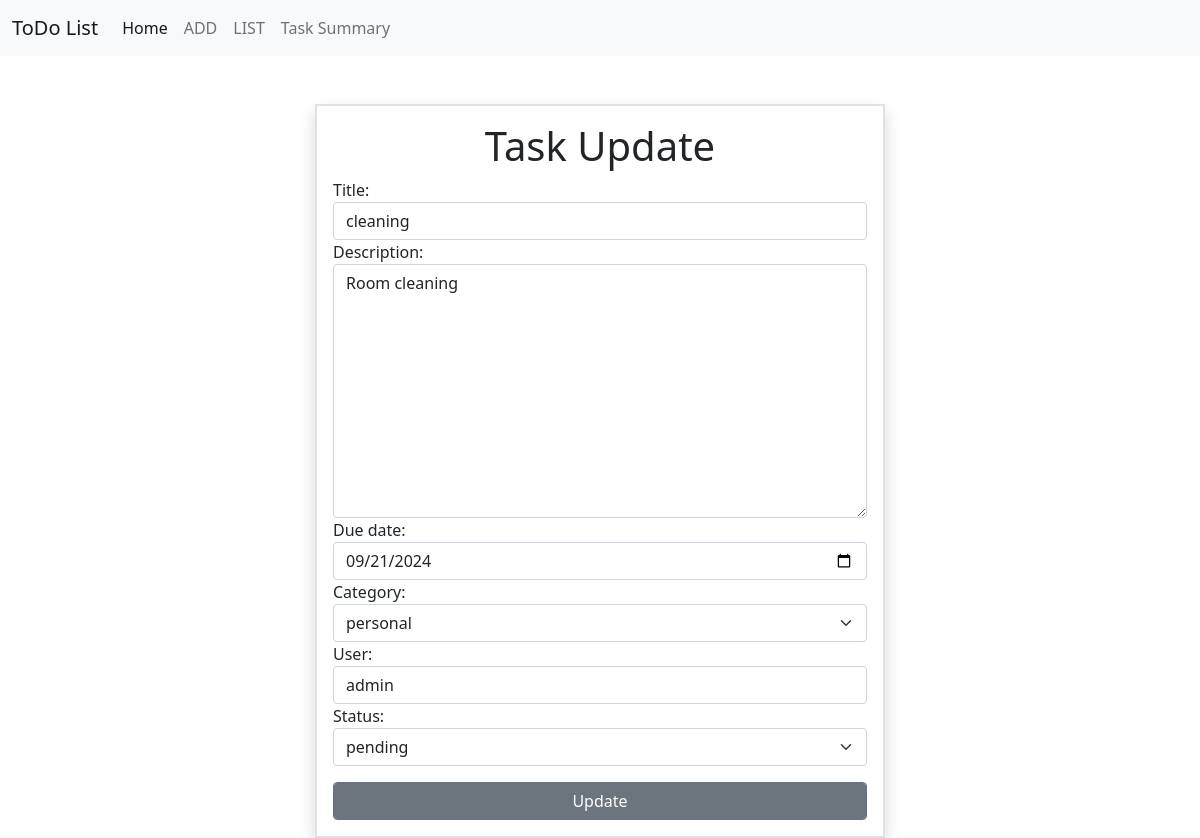
/tasks/2/change/, run on the app's committed database.
### notes/models.py (models this page shows, shortened)
class Task(models.Model):
     title=models.CharField(max_length=200)
     description=models.TextField()
     created_date=models.DateTimeField(auto_now_add=True)
     due_date=models.DateTimeField(null=True)
     category_choices=(
        ("personal","personal"),
        ("business","business")
    )
     category=models.CharField(max_length=200,choices=category_choices,default="personal")
     status_choices=(
        ("pending","pending"),
        ("in-progress","in-progress"),
        ("done","done")
    )
     status=models.CharField(max_length=200,choices=status_choices,default="pending")
     updated_date=models.DateTimeField(auto_now=True)
     user=models.CharField(max_length=200)

### notes/views.py (the view, shortened to what this page needs)
# urls.py: path('tasks/<int:pk>/change/',views.TaskUpdateView.as_view(),name='task-update'),
class TaskUpdateView(View):
    def get(self,request,*args,**kwargs):
        id=kwargs.get("pk")
        task_obj=Task.objects.get(id=id)
        form_instance=TaskForm(instance=task_obj)
        form_instance.fields['status']=forms.ChoiceField(choices=Task.status_choices,widget=forms.Select(attrs={'class':'form-control form-select'}),initial=task_obj.status)
        return render(request,'taskedit.html',{'form':form_instance})

### notes/forms.py
class TaskForm(forms.ModelForm):
    class Meta:
        model=Task
        exclude=("created_date","status",'updated_date')
        widgets={
            "title":forms.TextInput(attrs={'class':'form-control'}),
            "description":forms.Textarea(attrs={'class':'form-control'}),
            "due_date":forms.DateInput(attrs={'class':'form-control',"type":"date"}),
            "category":forms.Select(attrs={'class':'form-control form-select'}),
            "user":forms.TextInput(attrs={'class':'form-control'})
        }

### notes/templates/taskedit.html (shortened to what this page needs)
{%extends 'base.html'%}
{%block main_block%}
<div class="container mt-5">
    <div class="row">
        <div class="col-3"></div>
        <div class="col-6 shadow border border-2 p-3">
            <form action="" method="post">
                <h1 class="text-center">Task Update</h1>
                {{form}}
                <button type="submit" class="btn form-control btn-secondary mt-3">Update</button>
            </form>
        </div>
        <div class="col-3"></div>
    </div>
</div>
{%endblock%}

### data on the page
Task: title "cleaning", description "Room cleaning", due_date "09/21/2024", category "personal", user "admin", status "pending"
